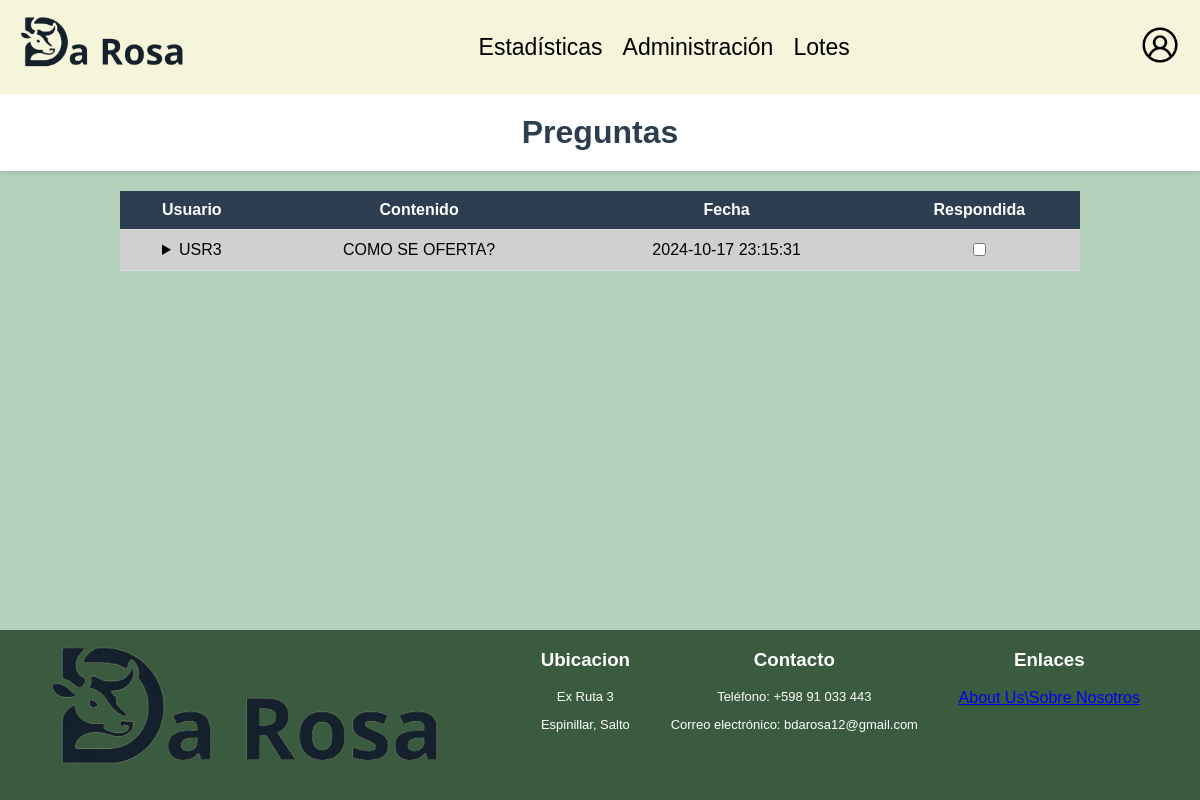
The app's page /paginas/administrar_preguntas.php (signed in), older data.
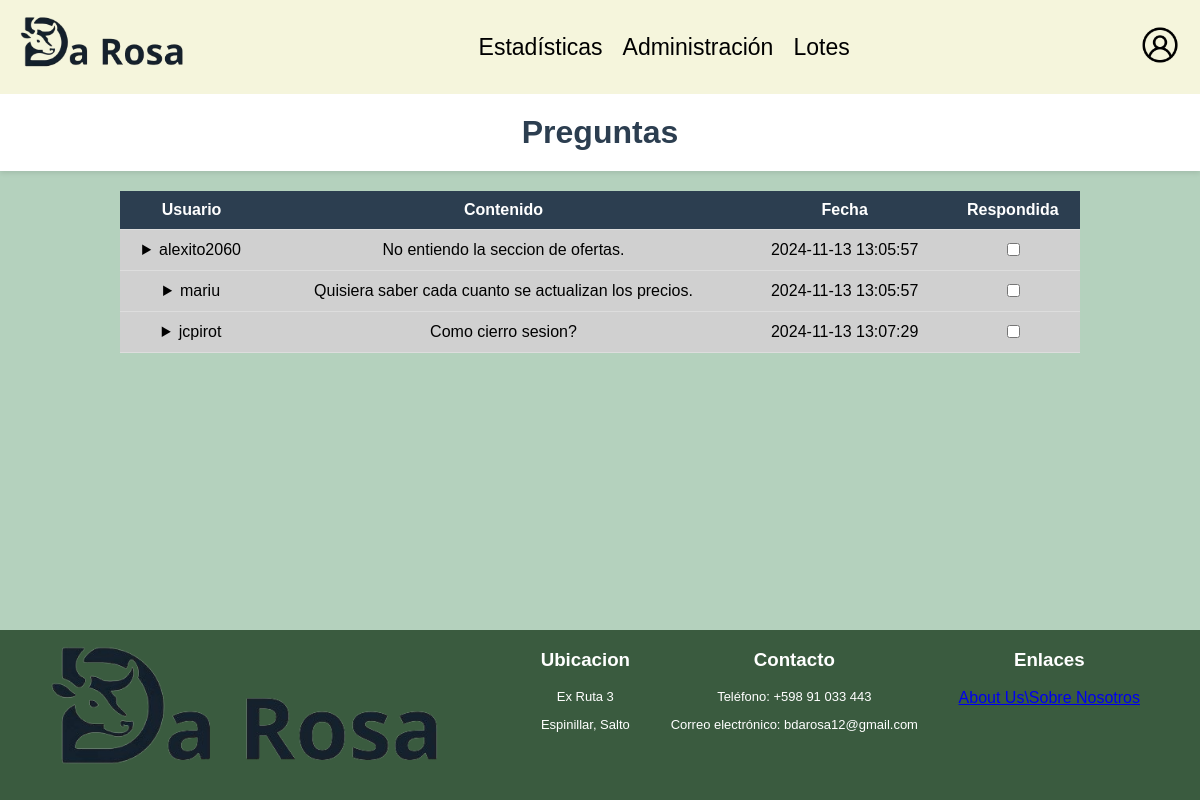
The same page, newer data.
### tables this page shows
CREATE TABLE `pregunta` (
  `id_pregunta` int(11) NOT NULL,
  `contenido` text DEFAULT NULL,
  `fecha` datetime DEFAULT NULL,
  `estado` varchar(15) DEFAULT 'pendiente',
  `id_usuario` int(11) DEFAULT NULL
);

CREATE TABLE `usuarios` (
  `id_usuario` int(11) NOT NULL,
  `rol` varchar(20) NOT NULL DEFAULT 'usuario',
  `usuario` varchar(30) DEFAULT NULL,
  `nombre` varchar(30) DEFAULT NULL,
  `apellido` varchar(30) DEFAULT NULL,
  `mail` varchar(50) DEFAULT NULL,
  `telefono` int(11) DEFAULT NULL,
  `contrasena` varchar(100) DEFAULT NULL,
  `bloqueado` tinyint(4) NOT NULL DEFAULT 0
);

### paginas/administrar_preguntas.php (the view, shortened to what this page needs)
<?php
include '../includes/conexion.php';
@$rol_usuario = $_SESSION['rol'];
$sql = "SELECT * FROM pregunta p, usuarios u WHERE p.id_usuario = u.id_usuario AND estado = 'pendiente';";
$result = mysqli_query($conexion, $sql);
?>
<!DOCTYPE html>
<html lang="es">
<head>
    <link rel="stylesheet" href="../css/certificador.css">
</head>
<body>
<?php
    if ($rol_usuario == 'Administrador'){
        include '../includes/headeradmin.php';
    }else{
        header("Location: ../index.php");
    }
?>
<div class="tabla">
    <h1>Preguntas</h1>
    <table class="listas">
        <thead>
            <tr>
                <th>Usuario</th>
                <th>Contenido</th>
                <th class='esconder'>Fecha</th>
                <th>Respondida</th>
            </tr>
        </thead>
        <tbody>
            <?php
                if (mysqli_num_rows($result) > 0) {
                    while ($row = mysqli_fetch_assoc($result)) {
                        echo "<tr>";
                        echo "<td>";
                        echo "<details>";
                        echo "<summary>" . $row['usuario'] . "</summary>";
                        echo "</details>";
                        echo "</td>";
                        echo "<td>" . $row['contenido'] . "</td>";
                        echo "<td class='esconder'>" . $row['fecha'] . "</td>";
                        echo "<td>
                               <input type='checkbox' onclick='marcarRespondida(" . $row['id_pregunta'] . ")'>
                             </td>";
                        echo "</tr>";
                    }
                } else {
                    echo "<tr><td colspan='5'>No se encontraron preguntas pendientes.</td></tr>";
                }
            ?>
        </tbody>
    </table>
    </div>
</body>
<?php include '../includes/footer.php'; ?>
</html>

Row changes from the older to the newer data that the page shows:
added pregunta: id_usuario.usuario "alexito2060", contenido "No entiendo la seccion de ofertas.", fecha "2024-11-13 13:05:57"
added pregunta: id_usuario.usuario "mariu", contenido "Quisiera saber cada cuanto se actualizan los precios.", fecha "2024-11-13 13:05:57"
changed pregunta: id_usuario.usuario "USR3" → "jcpirot"; contenido "COMO SE OFERTA?" → "Como cierro sesion?"; fecha "2024-10-17 23:15:31" → "2024-11-13 13:07:29"
